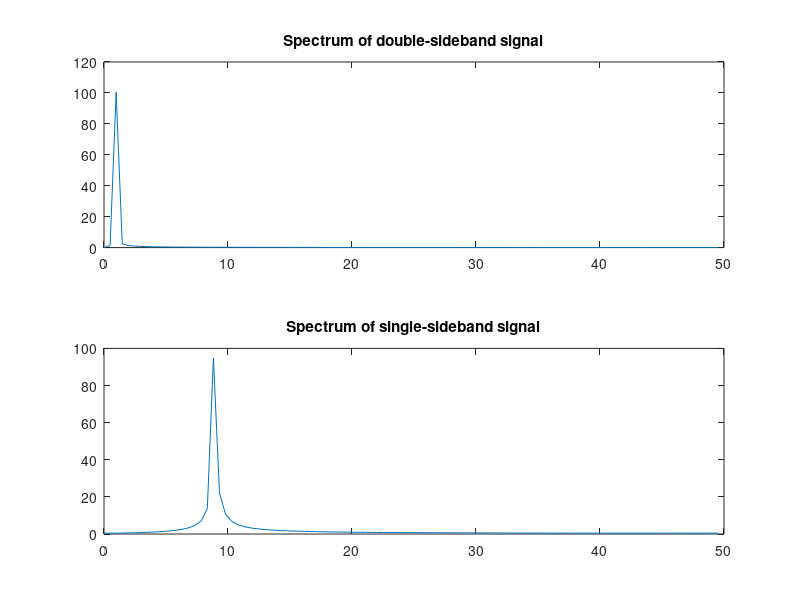

MATLAB code for this plot:
% Sample the signal 100 times per second, for 2 seconds.
Fs = 100;
t = [0:2*Fs+1]'/Fs;
Fc = 10; % Carrier frequency
x = sin(2*pi*t); % Sinusoidal signal

% Modulate x using single- and double-sideband AM.
ydouble = ammod(x,Fc,Fs);
ysingle = ssbmod(x,Fc,Fs);

% Compute spectra of both modulated signals.
zdouble = fft(ydouble);
zdouble = abs(zdouble(1:length(zdouble)/2+1));
frqdouble = [0:length(zdouble)-1]*Fs/length(zdouble)/2;
zsingle = fft(ysingle);
zsingle = abs(zsingle(1:length(zsingle)/2+1));
frqsingle = [0:length(zsingle)-1]*Fs/length(zsingle)/2;

% Plot spectra of both modulated signals.
figure;
subplot(2,1,1); plot(frqdouble,zdouble);
title('Spectrum of double-sideband signal');
subplot(2,1,2); plot(frqsingle,zsingle);
title('Spectrum of single-sideband signal');